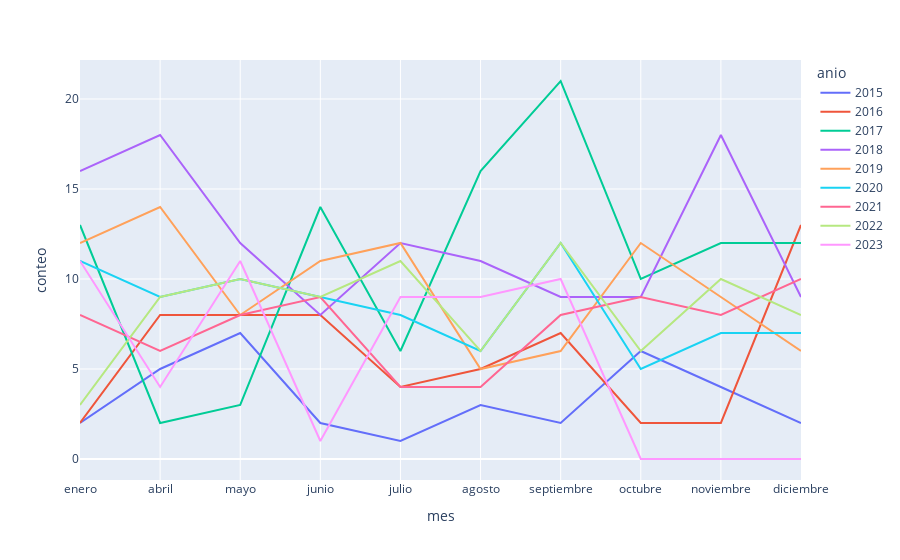
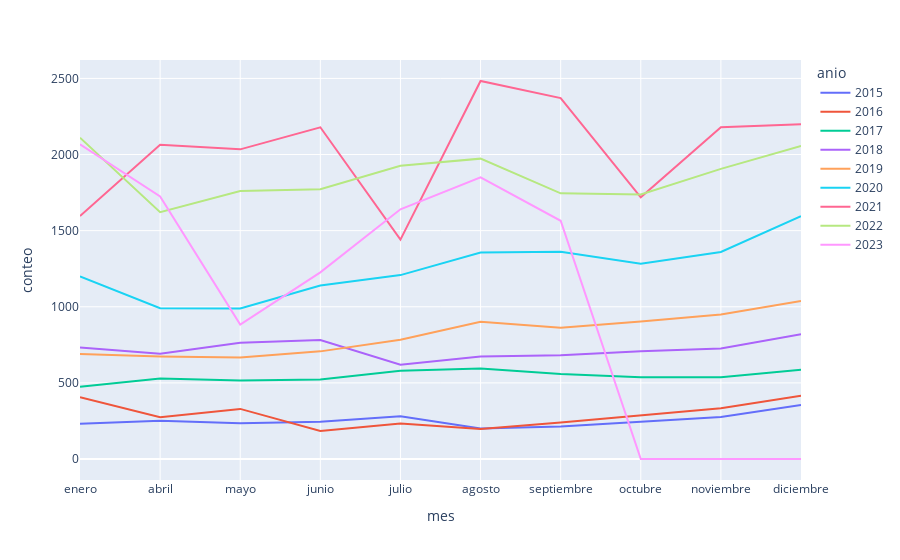

Notebook code for these charts, in order:
### Code cell
import ipywidgets as widgets

def graficar(delito, anio, entidad):
    vista = df_melted[df_melted["delito_semaforo"] == delito]
    # vista = vista[vista["anio"] == anio]
    vista = vista[vista["entidad"] == entidad]
    # for anio in range(2015, 2023):
    fig = px.line(vista, x=vista['mes'], y='conteo', color='anio')
    # fig.update_traces(visible='legendonly')
    fig.show()

widgets.interact(graficar, delito=s.delito_semaforo.unique(),
                            anio=s.anio.unique(),
                            entidad=s.entidad.unique(),
)

### Figure 1 — Plotly figure (JSON) as saved in the notebook; plotly's stock layout.template omitted (floating-point values rounded to 4 significant figures)
{"data": [{"hovertemplate": "anio=2015<br>mes=%{x}<br>conteo=%{y}<extra></extra>", "legendgroup": "2015", "line": {"color": "#636efa", "dash": "solid"}, "marker": {"symbol": "circle"}, "mode": "lines", "name": "2015", "orientation": "v", "showlegend": true, "type": "scatter", "x": ["enero", "abril", "mayo", "junio", "julio", "agosto", "septiembre", "octubre", "noviembre", "diciembre"], "xaxis": "x", "y": [2, 5, 7, 2, 1, 3, 2, 6, 4, 2], "yaxis": "y"}, {"hovertemplate": "anio=2016<br>mes=%{x}<br>conteo=%{y}<extra></extra>", "legendgroup": "2016", "line": {"color": "#EF553B", "dash": "solid"}, "marker": {"symbol": "circle"}, "mode": "lines", "name": "2016", "orientation": "v", "showlegend": true, "type": "scatter", "x": ["enero", "abril", "mayo", "junio", "julio", "agosto", "septiembre", "octubre", "noviembre", "diciembre"], "xaxis": "x", "y": [2, 8, 8, 8, 4, 5, 7, 2, 2, 13], "yaxis": "y"}, {"hovertemplate": "anio=2017<br>mes=%{x}<br>conteo=%{y}<extra></extra>", "legendgroup": "2017", "line": {"color": "#00cc96", "dash": "solid"}, "marker": {"symbol": "circle"}, "mode": "lines", "name": "2017", "orientation": "v", "showlegend": true, "type": "scatter", "x": ["enero", "abril", "mayo", "junio", "julio", "agosto", "septiembre", "octubre", "noviembre", "diciembre"], "xaxis": "x", "y": [13, 2, 3, 14, 6, 16, 21, 10, 12, 12], "yaxis": "y"}, {"hovertemplate": "anio=2018<br>mes=%{x}<br>conteo=%{y}<extra></extra>", "legendgroup": "2018", "line": {"color": "#ab63fa", "dash": "solid"}, "marker": {"symbol": "circle"}, "mode": "lines", "name": "2018", "orientation": "v", "showlegend": true, "type": "scatter", "x": ["enero", "abril", "mayo", "junio", "julio", "agosto", "septiembre", "octubre", "noviembre", "diciembre"], "xaxis": "x", "y": [16, 18, 12, 8, 12, 11, 9, 9, 18, 9], "yaxis": "y"}, {"hovertemplate": "anio=2019<br>mes=%{x}<br>conteo=%{y}<extra></extra>", "legendgroup": "2019", "line": {"color": "#FFA15A", "dash": "solid"}, "marker": {"symbol": "circle"}, "mode": "lines", "name": "2019", "orientation": "v", "showlegend": true, "type": "scatter", "x": ["enero", "abril", "mayo", "junio", "julio", "agosto", "septiembre", "octubre", "noviembre", "diciembre"], "xaxis": "x", "y": [12, 14, 8, 11, 12, 5, 6, 12, 9, 6], "yaxis": "y"}, {"hovertemplate": "anio=2020<br>mes=%{x}<br>conteo=%{y}<extra></extra>", "legendgroup": "2020", "line": {"color": "#19d3f3", "dash": "solid"}, "marker": {"symbol": "circle"}, "mode": "lines", "name": "2020", "orientation": "v", "showlegend": true, "type": "scatter", "x": ["enero", "abril", "mayo", "junio", "julio", "agosto", "septiembre", "octubre", "noviembre", "diciembre"], "xaxis": "x", "y": [11, 9, 10, 9, 8, 6, 12, 5, 7, 7], "yaxis": "y"}, {"hovertemplate": "anio=2021<br>mes=%{x}<br>conteo=%{y}<extra></extra>", "legendgroup": "2021", "line": {"color": "#FF6692", "dash": "solid"}, "marker": {"symbol": "circle"}, "mode": "lines", "name": "2021", "orientation": "v", "showlegend": true, "type": "scatter", "x": ["enero", "abril", "mayo", "junio", "julio", "agosto", "septiembre", "octubre", "noviembre", "diciembre"], "xaxis": "x", "y": [8, 6, 8, 9, 4, 4, 8, 9, 8, 10], "yaxis": "y"}, {"hovertemplate": "anio=2022<br>mes=%{x}<br>conteo=%{y}<extra></extra>", "legendgroup": "2022", "line": {"color": "#B6E880", "dash": "solid"}, "marker": {"symbol": "circle"}, "mode": "lines", "name": "2022", "orientation": "v", "showlegend": true, "type": "scatter", "x": ["enero", "abril", "mayo", "junio", "julio", "agosto", "septiembre", "octubre", "noviembre", "diciembre"], "xaxis": "x", "y": [3, 9, 10, 9, 11, 6, 12, 6, 10, 8], "yaxis": "y"}, {"hovertemplate": "anio=2023<br>mes=%{x}<br>conteo=%{y}<extra></extra>", "legendgroup": "2023", "line": {"color": "#FF97FF", "dash": "solid"}, "marker": {"symbol": "circle"}, "mode": "lines", "name": "2023", "orientation": "v", "showlegend": true, "type": "scatter", "x": ["enero", "abril", "mayo", "junio", "julio", "agosto", "septiembre", "octubre", "noviembre", "diciembre"], "xaxis": "x", "y": [11, 4, 11, 1, 9, 9, 10, 0, 0, 0], "yaxis": "y"}], "layout": {"legend": {"title": {"text": "anio"}, "tracegroupgap": 0}, "margin": {"t": 60}, "xaxis": {"anchor": "y", "domain": [0, 1], "title": {"text": "mes"}}, "yaxis": {"anchor": "x", "domain": [0, 1], "title": {"text": "conteo"}}}}

### Figure 2 — Plotly figure (JSON) as saved in the notebook; plotly's stock layout.template omitted (floating-point values rounded to 4 significant figures)
{"data": [{"hovertemplate": "anio=2015<br>mes=%{x}<br>conteo=%{y}<extra></extra>", "legendgroup": "2015", "line": {"color": "#636efa", "dash": "solid"}, "marker": {"symbol": "circle"}, "mode": "lines", "name": "2015", "orientation": "v", "showlegend": true, "type": "scatter", "x": ["enero", "abril", "mayo", "junio", "julio", "agosto", "septiembre", "octubre", "noviembre", "diciembre"], "xaxis": "x", "y": [231, 252, 235, 245, 280, 200, 214, 246, 276, 355], "yaxis": "y"}, {"hovertemplate": "anio=2016<br>mes=%{x}<br>conteo=%{y}<extra></extra>", "legendgroup": "2016", "line": {"color": "#EF553B", "dash": "solid"}, "marker": {"symbol": "circle"}, "mode": "lines", "name": "2016", "orientation": "v", "showlegend": true, "type": "scatter", "x": ["enero", "abril", "mayo", "junio", "julio", "agosto", "septiembre", "octubre", "noviembre", "diciembre"], "xaxis": "x", "y": [406, 274, 329, 184, 233, 197, 239, 285, 334, 415], "yaxis": "y"}, {"hovertemplate": "anio=2017<br>mes=%{x}<br>conteo=%{y}<extra></extra>", "legendgroup": "2017", "line": {"color": "#00cc96", "dash": "solid"}, "marker": {"symbol": "circle"}, "mode": "lines", "name": "2017", "orientation": "v", "showlegend": true, "type": "scatter", "x": ["enero", "abril", "mayo", "junio", "julio", "agosto", "septiembre", "octubre", "noviembre", "diciembre"], "xaxis": "x", "y": [474, 528, 516, 522, 579, 594, 558, 537, 537, 586], "yaxis": "y"}, {"hovertemplate": "anio=2018<br>mes=%{x}<br>conteo=%{y}<extra></extra>", "legendgroup": "2018", "line": {"color": "#ab63fa", "dash": "solid"}, "marker": {"symbol": "circle"}, "mode": "lines", "name": "2018", "orientation": "v", "showlegend": true, "type": "scatter", "x": ["enero", "abril", "mayo", "junio", "julio", "agosto", "septiembre", "octubre", "noviembre", "diciembre"], "xaxis": "x", "y": [732, 692, 764, 782, 619, 673, 681, 708, 726, 819], "yaxis": "y"}, {"hovertemplate": "anio=2019<br>mes=%{x}<br>conteo=%{y}<extra></extra>", "legendgroup": "2019", "line": {"color": "#FFA15A", "dash": "solid"}, "marker": {"symbol": "circle"}, "mode": "lines", "name": "2019", "orientation": "v", "showlegend": true, "type": "scatter", "x": ["enero", "abril", "mayo", "junio", "julio", "agosto", "septiembre", "octubre", "noviembre", "diciembre"], "xaxis": "x", "y": [689, 674, 667, 707, 784, 901, 862, 903, 949, 1038], "yaxis": "y"}, {"hovertemplate": "anio=2020<br>mes=%{x}<br>conteo=%{y}<extra></extra>", "legendgroup": "2020", "line": {"color": "#19d3f3", "dash": "solid"}, "marker": {"symbol": "circle"}, "mode": "lines", "name": "2020", "orientation": "v", "showlegend": true, "type": "scatter", "x": ["enero", "abril", "mayo", "junio", "julio", "agosto", "septiembre", "octubre", "noviembre", "diciembre"], "xaxis": "x", "y": [1200, 991, 989, 1140, 1208, 1356, 1361, 1283, 1360, 1595], "yaxis": "y"}, {"hovertemplate": "anio=2021<br>mes=%{x}<br>conteo=%{y}<extra></extra>", "legendgroup": "2021", "line": {"color": "#FF6692", "dash": "solid"}, "marker": {"symbol": "circle"}, "mode": "lines", "name": "2021", "orientation": "v", "showlegend": true, "type": "scatter", "x": ["enero", "abril", "mayo", "junio", "julio", "agosto", "septiembre", "octubre", "noviembre", "diciembre"], "xaxis": "x", "y": [1596, 2064, 2034, 2179, 1441, 2483, 2371, 1719, 2180, 2199], "yaxis": "y"}, {"hovertemplate": "anio=2022<br>mes=%{x}<br>conteo=%{y}<extra></extra>", "legendgroup": "2022", "line": {"color": "#B6E880", "dash": "solid"}, "marker": {"symbol": "circle"}, "mode": "lines", "name": "2022", "orientation": "v", "showlegend": true, "type": "scatter", "x": ["enero", "abril", "mayo", "junio", "julio", "agosto", "septiembre", "octubre", "noviembre", "diciembre"], "xaxis": "x", "y": [2111, 1621, 1760, 1772, 1926, 1973, 1745, 1738, 1906, 2057], "yaxis": "y"}, {"hovertemplate": "anio=2023<br>mes=%{x}<br>conteo=%{y}<extra></extra>", "legendgroup": "2023", "line": {"color": "#FF97FF", "dash": "solid"}, "marker": {"symbol": "circle"}, "mode": "lines", "name": "2023", "orientation": "v", "showlegend": true, "type": "scatter", "x": ["enero", "abril", "mayo", "junio", "julio", "agosto", "septiembre", "octubre", "noviembre", "diciembre"], "xaxis": "x", "y": [2067, 1725, 883, 1226, 1640, 1850, 1565, 0, 0, 0], "yaxis": "y"}], "layout": {"legend": {"title": {"text": "anio"}, "tracegroupgap": 0}, "margin": {"t": 60}, "xaxis": {"anchor": "y", "domain": [0, 1], "title": {"text": "mes"}}, "yaxis": {"anchor": "x", "domain": [0, 1], "title": {"text": "conteo"}}}}
